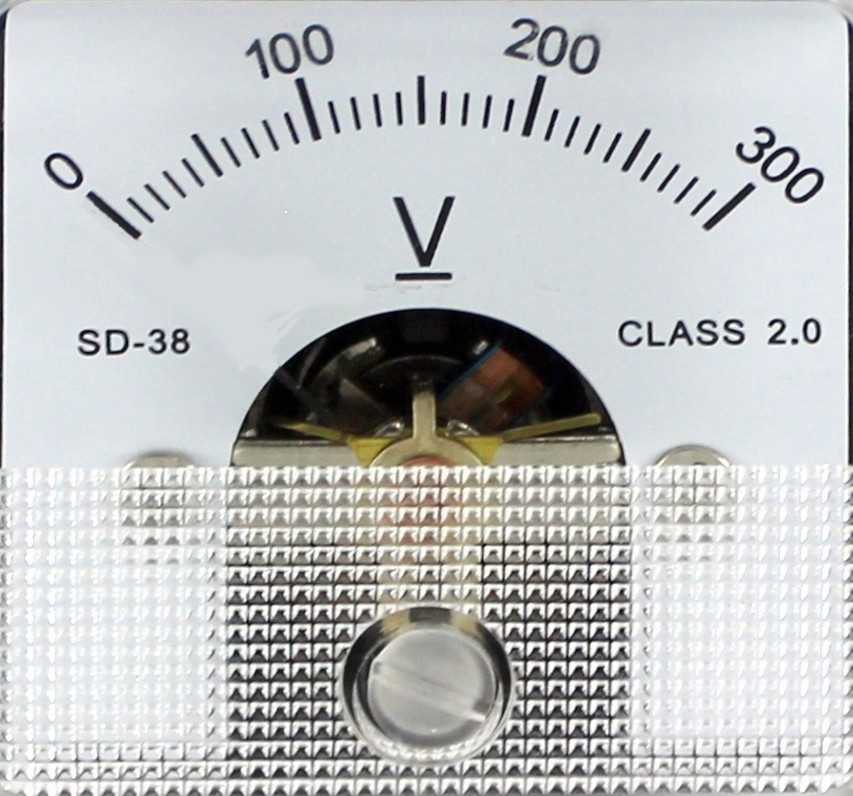
#> input picture Voltmeter-NoNeedle.jpg, 853 x 796 px; its folder holds 6 pictures in this run
$ python main.py
#> lines starting #> are read from the running program, lines starting #| are printed output that depends on the picture
### utils.py
# Модуль функций
import numpy as np
import cv2 as cv
import random
import math
import os
import sys
from sklearn.metrics.pairwise import cosine_similarity
from tensorflow.keras.models import Model
from tensorflow.keras.applications.vgg16 import VGG16
if 'google.colab' not in sys.modules:
    os.environ['CUDA_VISIBLE_DEVICES'] = '-1'  # закомментировать для использования GPU
    os.environ['TF_CPP_MIN_LOG_LEVEL'] = '3'   # уровень 2 - только сообщения об ошибках

# Размер к которому приводить изображение
IMG_SIZE = 512
# Положение стрелки указывается по изображению прибора после ресайза к IMG_SIZE
# центр стрелки (ось вращения)
X_c = 252
Y_c = 309
# начало шкалы
X_0 = 61
Y_0 = 123
# середина шкалы
X_m = 252
Y_m = 46
# конец шкалы
X_1 = 449
Y_1 = 117


# Функция автокоррекции контраста
# [16 lines left out: function autocontrast, not called in this run]


# Функция подготовки изображения прибора
# Использует файл Voltmeter-NoNeedle.jpg (оригинальное фото прибора с затертой стрелкой)
# Записывает файл Voltmeter-Blank.jpg (значащая часть циферблата без стрелки)
def gauge_img_preparing():
    # Загружаем изображение
    img = cv.imread('Voltmeter-NoNeedle.jpg')
#> img is the input picture: shape (796, 853, 3); mean B, G, R 193.6, 193.2, 191.4

    # Рассчитаем коэффициент для изменения размера
    height = img.shape[0]
#> height = 796
    width = img.shape[1]
#> width = 853
    if width > height:
        scale_img = IMG_SIZE / width
#> scale_img = 0.6
    else:
        scale_img = IMG_SIZE / height
    # и новые размеры изображения
    new_width = int(width * scale_img)
#> new_width = 511
    new_height = int(height * scale_img)
#> new_height = 477

    # делаем автокоррекцию контраста
    # img = autocontrast(img)

    # делаем ресайз
    img = cv.resize(img, (new_width, new_height), interpolation=cv.INTER_AREA)
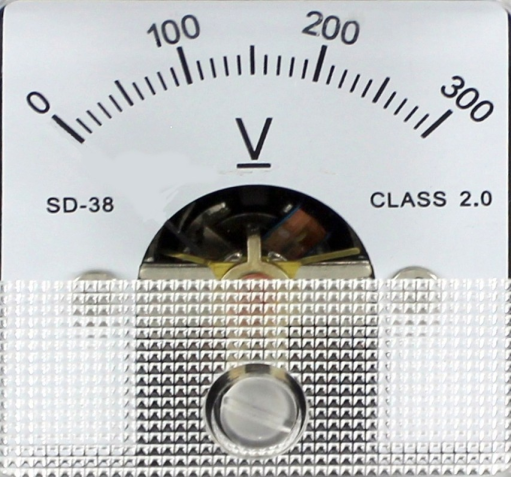
#> img: shape (477, 511, 3); mean B, G, R 193.6, 193.2, 191.4

    # cv.imshow('image', img)
    # cv.waitKey(0)
    # cv.destroyAllWindows()
    cv.imwrite('Voltmeter-Blank.jpg', img)


def gauge_needle_preparing(img):
    # Стрелка в начале шкалы (слева)
    # line_thickness = 3
    # cv.line(img, (X_0, Y_0), (X_c, Y_c), (0, 255, 0), thickness=line_thickness)
    L_0 = ((X_0 - X_c) ** 2 + (Y_0 - Y_c) ** 2) ** 0.5
    # print('Длина стрелки в начале шкалы: {}'.format(L_0))

    # Стрелка в середине шкалы
    # line_thickness = 3
    # cv.line(img, (X_c, Y_c), (X_m, Y_m), (0, 255, 0), thickness=line_thickness)
    L_m = ((X_c - X_m) ** 2 + (Y_c - Y_m) ** 2) ** 0.5
    # print('Длина стрелки в середине шкалы: {}'.format(L_m))

    # Стрелка в конце шкалы (справа)
    # line_thickness = 3
    # cv.line(img, (X_1, Y_1), (X_c, Y_c), (0, 255, 0), thickness=line_thickness)
    L_1 = ((X_1 - X_c) ** 2 + (Y_1 - Y_c) ** 2) ** 0.5
    # print('Длина стрелки в конце шкалы: {}'.format(L_1))

    # Усредненная длина стрелки
    L = int((L_0 + L_m + L_1) / 3)
    # print('Усредненная длина стрелки: {}'.format(L))

    # Угол отсчитываем по часовой стрелке от angle_0 до angle_1
    angle_0 = math.atan2(Y_c - Y_0, X_c - X_0)
    # print('Угол стрелки в начале шкалы: {:.2f}'.format(angle_0))
    # Посчитаем угол наклона стрелки в конце шкалы
    angle_1 = math.pi - math.atan2(Y_c - Y_1, X_1 - X_c)
    # print('Угол стрелки в конце шкалы: {:.2f}'.format(angle_1))
    return L, angle_0, angle_1


# Получить случайное показание прибора
# [76 lines left out: functions get_random_measurement, get_angle_measurement, get_model, get_pred, not called in this run]

### main.py
# Программа берет изображение прибора без стрелки,
# получает случайное показание и отправляет картинку с ним на предикт.
# Результат визуализируется.
import numpy as np
import cv2 as cv
import os
import utils as u

if __name__ == '__main__':
    # Подготовим изображение прибора (резайз и пр.)
    u.gauge_img_preparing()
    # Загружаем изображение прибора без стрелки
    assert 'Voltmeter-Blank.jpg' in os.listdir('.')
    img = cv.imread('Voltmeter-Blank.jpg')
    # Подготавливаем данные положения стрелки прибора
    L, angle_0, angle_1 = u.gauge_needle_preparing(img)
#> L = 268; angle_0 = 0.772; angle_1 = 2.37
    # Загружаем массивы, подготовленные моделью VGG16
#> (the run stopped early here; a loop or call above may not have finished)
